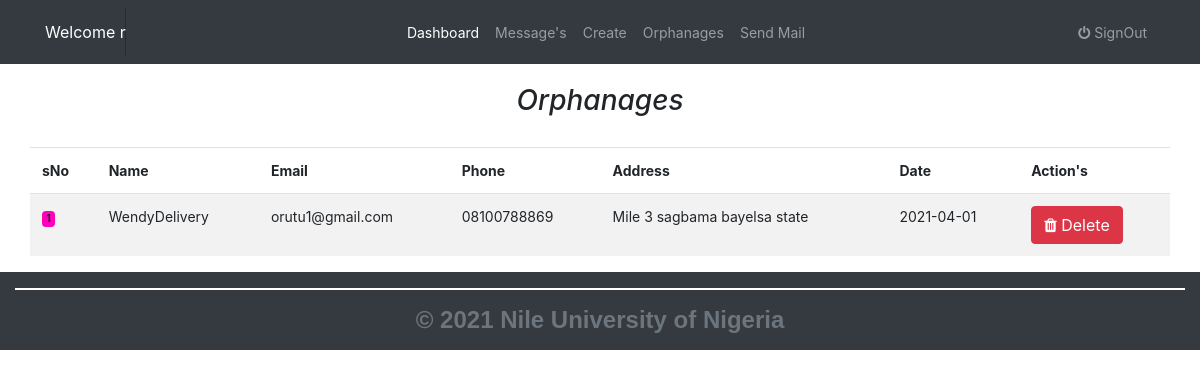
Screenshot of /admin/all-orphanage.php (signed in) with the database file from the repository.
### tables this page shows
CREATE TABLE `orphanage` (
  `id` int(11) NOT NULL,
  `name` varchar(500) NOT NULL,
  `email` varchar(300) NOT NULL,
  `phone` varchar(11) NOT NULL,
  `address` varchar(500) NOT NULL,
  `password` varchar(340) NOT NULL,
  `created_at` date DEFAULT NULL,
  `updated_at` date DEFAULT NULL
);

### libs/classes/Orphanage.php (called while the page is built, shortened)
<?php
include_once("DB.php");
class Orphanage
{
    public $link;
    public function __construct()
    {
        $database = new DB();
        $this->link = $database->dbConnect();
    }
    public function index()
    {
        $stmt = $this->link->prepare("SELECT * FROM orphanage");
        $stmt->execute();
        return $stmt->fetchAll();
    }
}

### libs/classes/DB.php (called while the page is built, shortened)
<?php
class DB
{
	public $config =  array(
		'host' 		=> 'localhost',
		'user' 		=> 'root',
		'password' 	=> '',
		'dbname' 	=> 'gigs_orphanage'
	 );
	public function dbConnect() {
		try {
			$this->link = new PDO('mysql:host=' .$this->config['host'].'; dbname=' . $this->config['dbname'], $this->config['user'], $this->config['password']);
			$this->link->setAttribute(PDO::ATTR_EMULATE_PREPARES, false);
			$this->link->setAttribute(PDO::MYSQL_ATTR_USE_BUFFERED_QUERY, true);
			$this->link->setAttribute(PDO::ATTR_ERRMODE, PDO::ERRMODE_EXCEPTION);
			return $this->link;
		} catch (PDOException $e) {
			$this->error = "Database connection error: " . $e->getMessage();
            		return $this->error;
		}
	}
}

### admin/all-orphanage.php (the view, shortened to what this page needs)
<?php
    include_once('../libs/classes/Orphanage.php');
    $home = new Orphanage();
    $homes = $home->index();
?>
<!doctype html>
<html lang="en">
	<head>
		<link href="../layouts/bootstrap/dist/css/bootstrap.min.css" rel="stylesheet" />
		<link href="../layouts/fonts/css/font-awesome.min.css" rel="stylesheet" />
		<link href="../layouts/css/dashboard.css" rel="stylesheet" />
	</head>
	<body>
		<?php  include_once("inc/nav.php");?><br/><br/><br/><br/>
		<div class="container-fluid">
			<div class="col-12">
				<h5 class="text-center h3" ><em>Orphanages</em></h5><br/>
				<div class="table-responsive">
					<table class="table table-striped table-lg table-border">
						<thead>
							<tr>
								<td><strong>sNo</strong><br></td>
								<td><strong>Name</strong></td>
								<td><strong>Email</strong></td>
								<td><strong>Phone</strong></td>
								<td><strong>Address</strong></td>
								<td><strong>Date</strong></td>
								<td><strong>Action's<strong></td>
							</tr>
						</thead>
                                          <?php $i = 1; ?>
						<tbody>
                                                 <?php foreach ($homes as $home): ?>
                                                        <tr>
                                                               <td><span style="background-color:#ff00bb;" class="badge" ><?php echo $i++; ?></span></td>
                                                               <td><?php echo $home['name']; ?></td>
                                                               <td><?php echo $home['email']; ?></td>
                                                               <td><?php echo $home['phone']; ?></td>
                                                               <td><?php echo $home['address']; ?></td>
                                                               <td><?php echo $home['created_at']; ?></td>
                                                               <td>
                                                                      <form action="" method="post">
                                                                             <span>
                                                                                    <button class="btn btn-danger" name="delete"> <i  class="fa fa-trash"></i> Delete</button>
                                                                             </span>
                                                                      </form>
                                                               </td>
                                                        </tr>
                                                 <?php endforeach?>
                                          </tbody>
				</table>
				</div>
			</div>
		</div>
		<?php include_once("inc/footer.php"); ?>
	</body>
</html>

### layouts/css/dashboard.css (style rules this page uses)
body { font-size: .875rem; }

### rows the page displays
orphanage: name "WendyDelivery", email "orutu1@gmail.com", phone "08100788869", address "Mile 3 sagbama bayelsa state", created_at "2021-04-01"

### other values shown
$_SESSION['admin'][1] "r"
